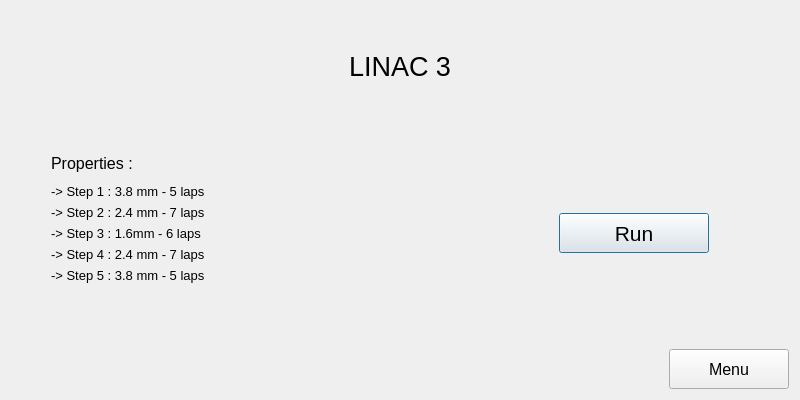
<?xml version="1.0" encoding="UTF-8"?>
<ui version="4.0">
 <class>Dialog</class>
 <widget class="QDialog" name="Dialog">
  <property name="geometry">
   <rect>
    <x>0</x>
    <y>0</y>
    <width>800</width>
    <height>400</height>
   </rect>
  </property>
  <property name="maximumSize">
   <size>
    <width>800</width>
    <height>400</height>
   </size>
  </property>
  <property name="windowTitle">
   <string>Dialog</string>
  </property>
  <layout class="QVBoxLayout" name="verticalLayout">
   <item>
    <spacer name="verticalSpacer_3">
     <property name="orientation">
      <enum>Qt::Vertical</enum>
     </property>
     <property name="sizeType">
      <enum>QSizePolicy::Maximum</enum>
     </property>
     <property name="sizeHint" stdset="0">
      <size>
       <width>20</width>
       <height>40</height>
      </size>
     </property>
    </spacer>
   </item>
   <item>
    <layout class="QHBoxLayout" name="horizontalLayout_3">
     <item>
      <spacer name="horizontalSpacer">
       <property name="orientation">
        <enum>Qt::Horizontal</enum>
       </property>
       <property name="sizeHint" stdset="0">
        <size>
         <width>40</width>
         <height>20</height>
        </size>
       </property>
      </spacer>
     </item>
     <item>
      <widget class="QLabel" name="label">
       <property name="maximumSize">
        <size>
         <width>16777215</width>
         <height>30</height>
        </size>
       </property>
       <property name="font">
        <font>
         <pointsize>20</pointsize>
        </font>
       </property>
       <property name="text">
        <string>LINAC 3</string>
       </property>
      </widget>
     </item>
     <item>
      <spacer name="horizontalSpacer_2">
       <property name="orientation">
        <enum>Qt::Horizontal</enum>
       </property>
       <property name="sizeHint" stdset="0">
        <size>
         <width>40</width>
         <height>20</height>
        </size>
       </property>
      </spacer>
     </item>
    </layout>
   </item>
   <item>
    <spacer name="verticalSpacer_2">
     <property name="orientation">
      <enum>Qt::Vertical</enum>
     </property>
     <property name="sizeHint" stdset="0">
      <size>
       <width>20</width>
       <height>40</height>
      </size>
     </property>
    </spacer>
   </item>
   <item>
    <layout class="QHBoxLayout" name="horizontalLayout_4">
     <item>
      <spacer name="horizontalSpacer_9">
       <property name="orientation">
        <enum>Qt::Horizontal</enum>
       </property>
       <property name="sizeType">
        <enum>QSizePolicy::Maximum</enum>
       </property>
       <property name="sizeHint" stdset="0">
        <size>
         <width>40</width>
         <height>20</height>
        </size>
       </property>
      </spacer>
     </item>
     <item>
      <widget class="QLabel" name="label_7">
       <property name="minimumSize">
        <size>
         <width>0</width>
         <height>30</height>
        </size>
       </property>
       <property name="font">
        <font>
         <pointsize>12</pointsize>
        </font>
       </property>
       <property name="text">
        <string>Properties :</string>
       </property>
      </widget>
     </item>
     <item>
      <spacer name="horizontalSpacer_8">
       <property name="orientation">
        <enum>Qt::Horizontal</enum>
       </property>
       <property name="sizeHint" stdset="0">
        <size>
         <width>40</width>
         <height>20</height>
        </size>
       </property>
      </spacer>
     </item>
    </layout>
   </item>
   <item>
    <layout class="QHBoxLayout" name="horizontalLayout_2">
     <item>
      <spacer name="horizontalSpacer_7">
       <property name="orientation">
        <enum>Qt::Horizontal</enum>
       </property>
       <property name="sizeType">
        <enum>QSizePolicy::Maximum</enum>
       </property>
       <property name="sizeHint" stdset="0">
        <size>
         <width>40</width>
         <height>20</height>
        </size>
       </property>
      </spacer>
     </item>
     <item>
      <layout class="QVBoxLayout" name="verticalLayout_2">
       <item>
        <widget class="QLabel" name="label_6">
         <property name="font">
          <font>
           <pointsize>10</pointsize>
          </font>
         </property>
         <property name="text">
          <string>-&gt; Step 1 : 3.8 mm - 5 laps</string>
         </property>
        </widget>
       </item>
       <item>
        <widget class="QLabel" name="label_5">
         <property name="font">
          <font>
           <pointsize>10</pointsize>
          </font>
         </property>
         <property name="text">
          <string>-&gt; Step 2 : 2.4 mm - 7 laps</string>
         </property>
        </widget>
       </item>
       <item>
        <widget class="QLabel" name="label_4">
         <property name="font">
          <font>
           <pointsize>10</pointsize>
          </font>
         </property>
         <property name="text">
          <string>-&gt; Step 3 : 1.6mm - 6 laps</string>
         </property>
        </widget>
       </item>
       <item>
        <widget class="QLabel" name="label_2">
         <property name="font">
          <font>
           <pointsize>10</pointsize>
          </font>
         </property>
         <property name="text">
          <string>-&gt; Step 4 : 2.4 mm - 7 laps</string>
         </property>
        </widget>
       </item>
       <item>
        <widget class="QLabel" name="label_3">
         <property name="font">
          <font>
           <pointsize>10</pointsize>
          </font>
         </property>
         <property name="text">
          <string>-&gt; Step 5 : 3.8 mm - 5 laps</string>
         </property>
        </widget>
       </item>
      </layout>
     </item>
     <item>
      <spacer name="horizontalSpacer_4">
       <property name="orientation">
        <enum>Qt::Horizontal</enum>
       </property>
       <property name="sizeHint" stdset="0">
        <size>
         <width>40</width>
         <height>20</height>
        </size>
       </property>
      </spacer>
     </item>
     <item>
      <widget class="QPushButton" name="pushButton">
       <property name="minimumSize">
        <size>
         <width>150</width>
         <height>40</height>
        </size>
       </property>
       <property name="font">
        <font>
         <pointsize>16</pointsize>
        </font>
       </property>
       <property name="text">
        <string>Run</string>
       </property>
      </widget>
     </item>
     <item>
      <spacer name="horizontalSpacer_6">
       <property name="orientation">
        <enum>Qt::Horizontal</enum>
       </property>
       <property name="sizeType">
        <enum>QSizePolicy::Maximum</enum>
       </property>
       <property name="sizeHint" stdset="0">
        <size>
         <width>40</width>
         <height>20</height>
        </size>
       </property>
      </spacer>
     </item>
     <item>
      <spacer name="horizontalSpacer_5">
       <property name="orientation">
        <enum>Qt::Horizontal</enum>
       </property>
       <property name="sizeType">
        <enum>QSizePolicy::Maximum</enum>
       </property>
       <property name="sizeHint" stdset="0">
        <size>
         <width>40</width>
         <height>20</height>
        </size>
       </property>
      </spacer>
     </item>
    </layout>
   </item>
   <item>
    <spacer name="verticalSpacer">
     <property name="orientation">
      <enum>Qt::Vertical</enum>
     </property>
     <property name="sizeHint" stdset="0">
      <size>
       <width>20</width>
       <height>40</height>
      </size>
     </property>
    </spacer>
   </item>
   <item>
    <layout class="QHBoxLayout" name="horizontalLayout">
     <item>
      <spacer name="horizontalSpacer_3">
       <property name="orientation">
        <enum>Qt::Horizontal</enum>
       </property>
       <property name="sizeHint" stdset="0">
        <size>
         <width>40</width>
         <height>20</height>
        </size>
       </property>
      </spacer>
     </item>
     <item>
      <widget class="QPushButton" name="menuButton">
       <property name="minimumSize">
        <size>
         <width>120</width>
         <height>40</height>
        </size>
       </property>
       <property name="font">
        <font>
         <pointsize>12</pointsize>
        </font>
       </property>
       <property name="text">
        <string>Menu</string>
       </property>
      </widget>
     </item>
    </layout>
   </item>
  </layout>
 </widget>
 <resources/>
 <connections/>
</ui>
